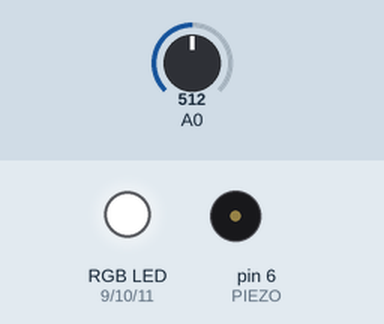
Recording of a sketch running on a simulated Arduino Uno, built with avr-gcc and run on an emulated ATmega328P. Shown: an RGB LED mixed from three pins (HIGH = lit), buzzer (waves = sounding). The inputs (shaded band) are chosen by the test bench; at power-on: A0 = 512. Dim RGB values are drawn brighter than linear; random numbers use the default seed unless the sketch sets one; what the sketch prints to the serial monitor is not drawn.

Above: at 0.1 s.
At 2.3 s:
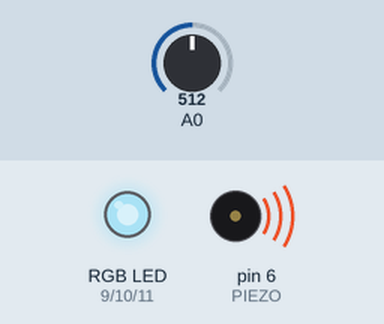
At 2.9 s:
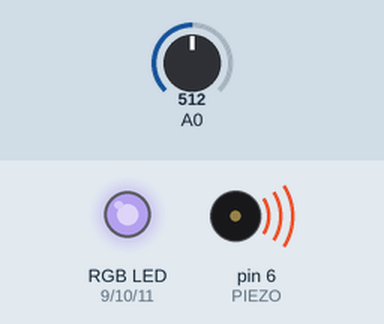
At 13.74 s:
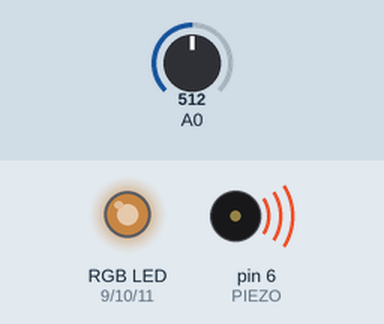
At 24.5 s:
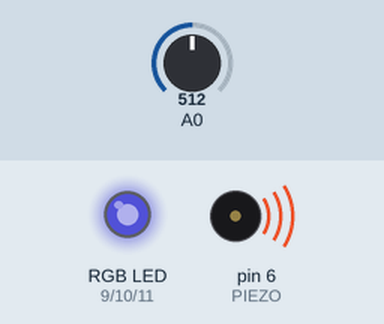
At 39.68 s:
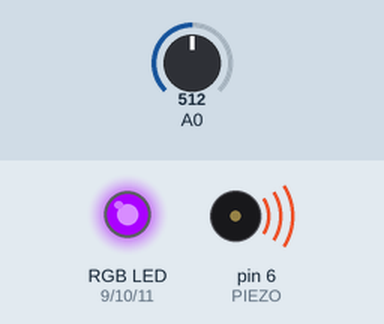
Timing chart, 0 to 40.0 s (numbered marks = the images above):
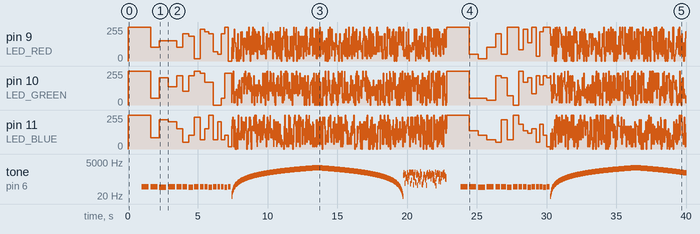

The sketch:

MrWilson.ino
```cpp
#include <stdlib.h>
#include "pitches.h"

// LED Driver Pins
#define LED_RED 9
#define LED_GREEN 10
#define LED_BLUE 11

// Color definitions, using 0x0RGB
#define RED 0x00FF
#define GREEN 0x0F0F
#define BLUE 0x0FF0
#define WHITE 0x0000
#define YELLOW 0x000F
#define GREY 0x0888
#define BLACK 0x0FFF
#define PURPLE 0x00F0
#define LIGHTGREEN 0x0808
#define LIGHTBLUE 0x0880
#define LIGHTRED 0x0088

// Timing intervals
#define FADE_INTERVAL_MS 10  //milliseconds

// Piezo pin definitions
#define PIEZO 6

#define DEBUG 1

// notes in the melody:
int melody[] = {
  // NOTE_C4, NOTE_G3, NOTE_G3, NOTE_A3, NOTE_G3, 0, NOTE_B3, NOTE_C4
  NOTE_F2, NOTE_FS2, NOTE_E2, NOTE_F2, NOTE_F2, NOTE_FS2, NOTE_E2, NOTE_F2, NOTE_F2, NOTE_FS2, NOTE_E2, NOTE_F2, NOTE_F2, NOTE_FS2, NOTE_E2, NOTE_F2,
};

// note durations: 4 = quarter note, 8 = eighth note, etc.:
int noteDurations[] = {
  2, 2, 2, 2, 3, 3, 3, 3, 4, 4, 4, 4, 5, 5, 5, 5
};

void Play_Note(int note, int duration) {
      // to calculate the note duration, take one second
    // divided by the note type.
    //e.g. quarter note = 1000 / 4, eighth note = 1000/8, etc.
    int noteDuration = 1000 / duration;
    tone(PIEZO, note, noteDuration);
    delay(noteDuration);
    // stop the tone playing:
    noTone(PIEZO);
    int pauseBetweenNotes = noteDuration * 0.25;
    delay(pauseBetweenNotes);

    //delay(pauseBetweenNotes);
}

// Set LED intensities. "color" is 4 bits each for RGB. Duplicate to get a full byte
void LED_Display(unsigned int color, unsigned int fade_color, boolean fade) {
  unsigned int red = (color >> 8) & 0xF;
  red |= (red << 4);
  unsigned int green = (color >> 4) & 0xF;
  green |= (green << 4);
  unsigned int blue = color & 0xF;
  blue |= (blue << 4);
  #if defined(DEBUG)
  Serial.print("Red: ");
  Serial.println(red,HEX);
  Serial.print("Green: ");
  Serial.println(green,HEX);
  Serial.print("Blue: ");
  Serial.println(blue,HEX);
  #endif
  if (fade) {
    unsigned int fade_red = (fade_color >> 8) & 0xF;
    fade_red |= (fade_red << 4);
    unsigned int fade_green = (fade_color >> 4) & 0xF;
    fade_green |= (fade_green << 4);
    unsigned int fade_blue = fade_color & 0xF;
    fade_blue |= (fade_blue << 4);

    int red_inc = 0;
    if (fade_red > red) red_inc = -1;
    else if (fade_red < red) red_inc = 1;
    int green_inc = 0;
    if (fade_green > green) green_inc = -1;
    else if (fade_green < green) green_inc = 1;
    int blue_inc = 0;
    if (fade_blue > blue) blue_inc = -1;
    else if (fade_blue < blue) blue_inc = 1;

    for (int i=0; i<255; i++) {
      if (fade_red != red) fade_red += red_inc;
      if (fade_green != green) fade_green += green_inc;
      if (fade_blue != blue) fade_blue += blue_inc;\
      analogWrite(LED_RED,fade_red);
      analogWrite(LED_GREEN, fade_green);
      analogWrite(LED_BLUE, fade_blue);
      delay(FADE_INTERVAL_MS);
    }
  }
  analogWrite(LED_RED,red);
  analogWrite(LED_GREEN, green);
  analogWrite(LED_BLUE, blue);
}

void setup() {

  // Configure the LEDs and turn them off
  pinMode(LED_RED, OUTPUT);
  pinMode(LED_GREEN, OUTPUT);
  pinMode(LED_BLUE, OUTPUT);
  pinMode(PIEZO, OUTPUT);
  LED_Display(BLACK,BLACK,false);

  // start the serial library:
  #if defined(DEBUG)
  Serial.begin(9600);
  #endif

  randomSeed(analogRead(0));


}

void loop() {

  float photo_voltage = 5.0;

  while (photo_voltage > 3.0) {
    // read the input on analog pin 0:
    int sensorValue = analogRead(A0);
    // Convert the analog reading (which goes from 0 - 1023) to a voltage (0 - 5V):
    photo_voltage = sensorValue * (5.0 / 1023.0);
    // print out the value you read:
    Serial.println(photo_voltage);
    delay(1000);
  }

  //LED_Display(WHITE,WHITE,false);
  //delay(200);
  //LED_Display(BLACK,BLACK,false);
  //delay(200);
  //LED_Display(RED,RED,false);
  //delay(200);
  //LED_Display(GREEN,GREEN,false);
  //delay(200);
  //LED_Display(BLUE,BLUE,false);
  //delay(200);

  for (int i=0; i<16; i++) {
    Play_Note(melody[i], noteDurations[i]);
    LED_Display(random(0,0xFFF),BLACK,false);
  }

  for (int i=20; i < 2000; i=i+10) {
    Play_Note(i,50);
    LED_Display(random(0,0xFFF),BLACK,false);
    // delay(10);
  }
  for (int i=2000; i > 0; i=i-10) {
    Play_Note(i,50);
    LED_Display(random(0,0xFFF),BLACK,false);
    // delay(10);
  }
  for (int i=1; i < 100; i=i+1) {
    tone(PIEZO, random(100,1000));
    LED_Display(random(0,0xFFF),BLACK,false);
    delay(10);
  }
 noTone(PIEZO);

 LED_Display(BLACK,BLACK,false);

}
```

pitches.h
```cpp
/*************************************************
 * Public Constants
 *************************************************/

#define NOTE_B0  31
#define NOTE_C1  33
#define NOTE_CS1 35
#define NOTE_D1  37
#define NOTE_DS1 39
#define NOTE_E1  41
#define NOTE_F1  44
#define NOTE_FS1 46
#define NOTE_G1  49
#define NOTE_GS1 52
#define NOTE_A1  55
#define NOTE_AS1 58
#define NOTE_B1  62
#define NOTE_C2  65
#define NOTE_CS2 69
#define NOTE_D2  73
#define NOTE_DS2 78
#define NOTE_E2  82
#define NOTE_F2  87
#define NOTE_FS2 93
#define NOTE_G2  98
#define NOTE_GS2 104
#define NOTE_A2  110
#define NOTE_AS2 117
#define NOTE_B2  123
#define NOTE_C3  131
#define NOTE_CS3 139
#define NOTE_D3  147
#define NOTE_DS3 156
#define NOTE_E3  165
#define NOTE_F3  175
#define NOTE_FS3 185
#define NOTE_G3  196
#define NOTE_GS3 208
#define NOTE_A3  220
#define NOTE_AS3 233
#define NOTE_B3  247
#define NOTE_C4  262
#define NOTE_CS4 277
#define NOTE_D4  294
#define NOTE_DS4 311
#define NOTE_E4  330
#define NOTE_F4  349
#define NOTE_FS4 370
#define NOTE_G4  392
#define NOTE_GS4 415
#define NOTE_A4  440
#define NOTE_AS4 466
#define NOTE_B4  494
#define NOTE_C5  523
#define NOTE_CS5 554
#define NOTE_D5  587
#define NOTE_DS5 622
#define NOTE_E5  659
#define NOTE_F5  698
#define NOTE_FS5 740
#define NOTE_G5  784
#define NOTE_GS5 831
#define NOTE_A5  880
#define NOTE_AS5 932
#define NOTE_B5  988
#define NOTE_C6  1047
#define NOTE_CS6 1109
#define NOTE_D6  1175
#define NOTE_DS6 1245
#define NOTE_E6  1319
#define NOTE_F6  1397
#define NOTE_FS6 1480
#define NOTE_G6  1568
#define NOTE_GS6 1661
#define NOTE_A6  1760
#define NOTE_AS6 1865
#define NOTE_B6  1976
#define NOTE_C7  2093
#define NOTE_CS7 2217
#define NOTE_D7  2349
#define NOTE_DS7 2489
#define NOTE_E7  2637
#define NOTE_F7  2794
#define NOTE_FS7 2960
#define NOTE_G7  3136
#define NOTE_GS7 3322
#define NOTE_A7  3520
#define NOTE_AS7 3729
#define NOTE_B7  3951
#define NOTE_C8  4186
#define NOTE_CS8 4435
#define NOTE_D8  4699
#define NOTE_DS8 4978
```

Measured:
- by itself, pin 9 (LED_RED): 255/255 → 102/255 at 1.6 s, → 153/255 0.63 s later, → 102/255 1.3 s later, → 204/255 0.42 s later, … (789 changes in this stretch)
- by itself, pin 11 (LED_BLUE): 255/255 → 85/255 at 1.6 s, → 221/255 0.63 s later, → 204/255 0.63 s later, → 153/255 0.63 s later, … (807 changes in this stretch)
